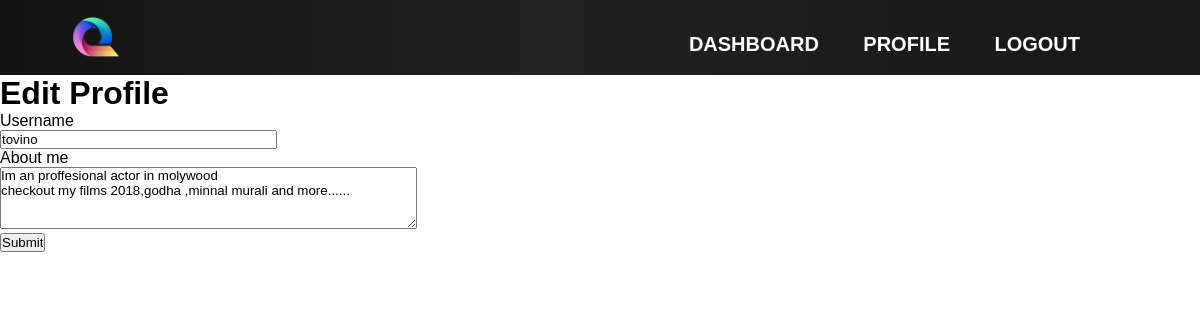
The page /edit_profile (signed in) on the database its author committed.
### app/models.py (models this page shows, shortened)
class User(UserMixin,db.Model):
    id= db.Column(db.Integer,primary_key=True)
    username = db.Column(db.String(64),index=True,unique=True)
    email=db.Column(db.String(100),index=True,unique=True)
    password_hash = db.Column(db.String(128))
    about_me=db.Column(db.String(200))
    last_seen=db.Column(db.DateTime,default=datetime.utcnow)
    quizess= db.relationship('Quiz', backref='author', lazy='dynamic')
    followed = db.relationship(
        'User', secondary=followers,
        primaryjoin=(followers.c.follower_id == id),
        secondaryjoin=(followers.c.followed_id == id),
        backref=db.backref('followers', lazy='dynamic'), lazy='dynamic')

### app/routes.py (the view)
@app.route('/edit_profile',methods=['GET','POST'])
@login_required
def edit_profile():
    form = EditProfileForm(current_user.username)
    if form.validate_on_submit():
        current_user.username = form.username.data
        current_user.about_me = form.about_me.data
        db.session.commit()
        flash('Your changes have been saved.')
        return redirect(url_for('edit_profile'))
    elif request.method == 'GET':
        form.username.data = current_user.username
        form.about_me.data = current_user.about_me
    return render_template('edit_profile.html', title='Edit Profile',
                           form=form)

### app/forms.py (shortened to what this page needs)
class EditProfileForm(FlaskForm):
    username=StringField('Username',validators=[DataRequired()])
    about_me= TextAreaField('About me', validators=[Length(min=0, max=140)])
    submit = SubmitField('Submit')
    def __init__(self, original_username, *args, **kwargs):
        super(EditProfileForm, self).__init__(*args, **kwargs)
        self.original_username = original_username

### app/models.py (called while the page is built)
@login.user_loader
def load_user(id):
    return User.query.get(int(id))

### app/routes.py (called while the page is built)
@app.before_request
def before_request():
    if current_user.is_authenticated:
        current_user.last_seen = datetime.utcnow()
        db.session.commit()

### app/templates/edit_profile.html (shortened to what this page needs)
{% extends "layout.html" %}
{% block content %}
    <h1>Edit Profile</h1>
    <form action="" method="post">
        <p>
            {{ form.username.label }}<br>
            {{ form.username(size=32) }}<br>
        </p>
        <p>
            {{ form.about_me.label }}<br>
            {{ form.about_me(cols=50, rows=4) }}<br>
        </p>
        <p>{{ form.submit() }}</p>
    </form>
{% endblock %}

### app/static/main2.css (style rules this page uses)
* { margin:0px; padding:0px; box-sizing: border-box; font-family:sans-serif; }
body { margin: auto; background-size: 400% 400%; background-attachment: fixed; }

### rows shown on the page
User: username "tovino", about_me "Im an proffesional actor in molywood checkout my films 2018,godha ,minnal murali and more......"
